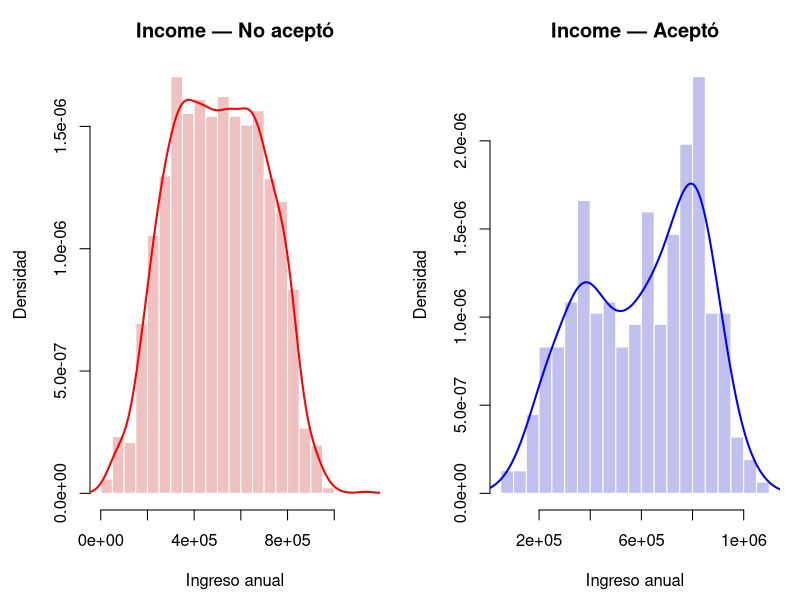
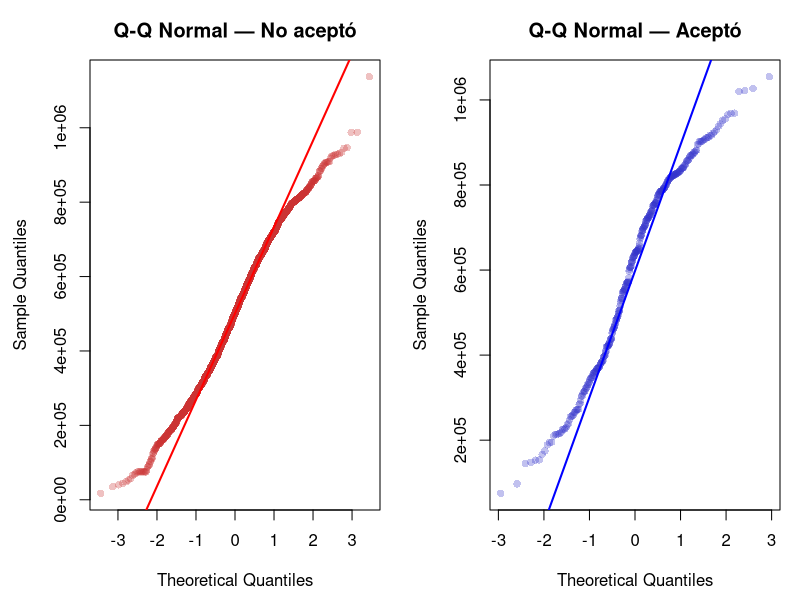
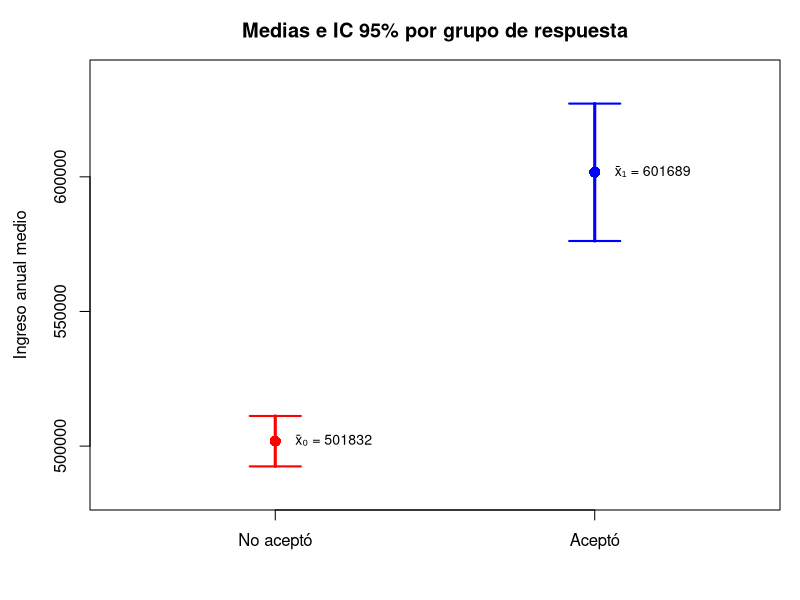
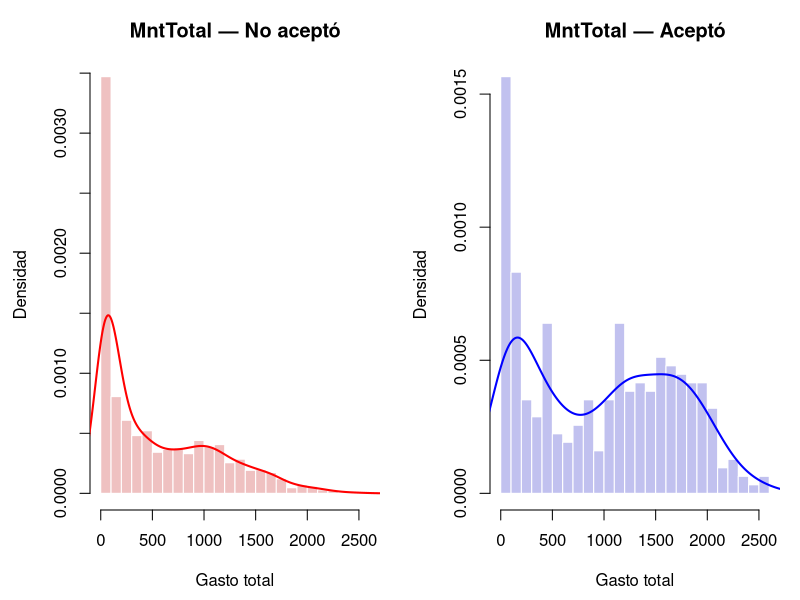
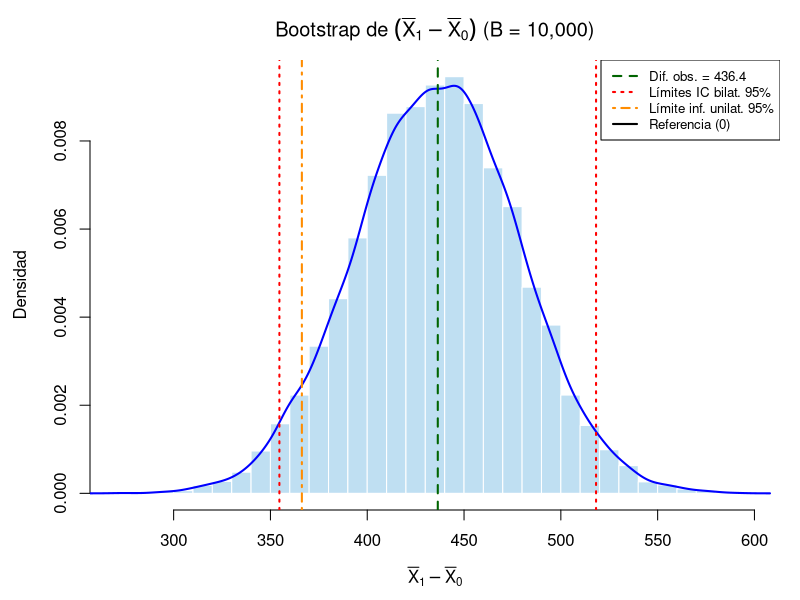
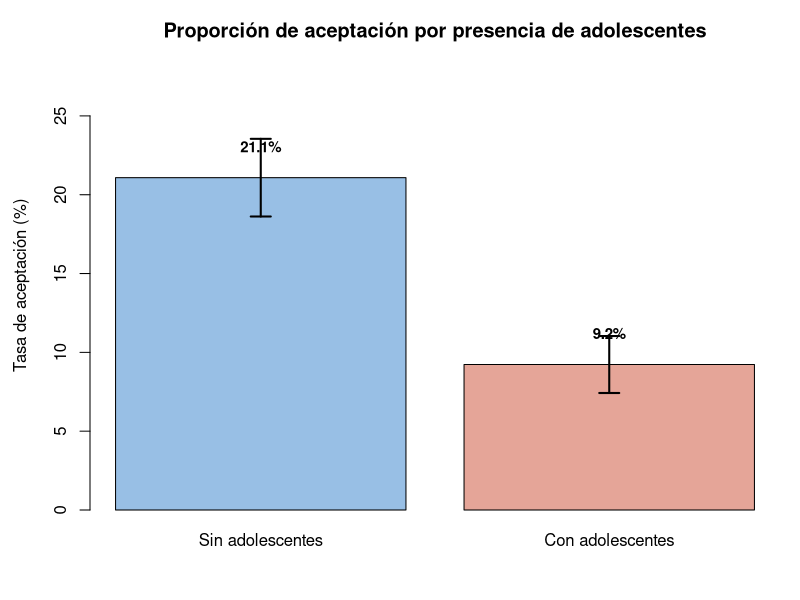

Write R code to recreate these figures, in order.
## ---- chunk 1
# Librerías necesarias para este problema
library(e1071)    # skewness
library(nortest)  # lillie.test
library(knitr)
library(kableExtra)
library(car)      # leveneTest

# ──────────────────────────────────────────────────────────────────────
# Carga del dataset final procesado en la Actividad 1.
# Este archivo corresponde al dataset tras la eliminación de duplicados,
# corrección de inconsistencias e imputación de valores faltantes.
# ──────────────────────────────────────────────────────────────────────
datos <- read.csv("data_final_imputada.csv")

# Separar grupos
grupo_acepto <- datos[datos$Response == 1, ]
grupo_no     <- datos[datos$Response == 0, ]
## ---- chunk 2
resumen_datos <- data.frame(
  Grupo = c("No aceptó (Response = 0)", "Aceptó (Response = 1)", "Total"),
  n = c(nrow(grupo_no), nrow(grupo_acepto), nrow(datos)),
  Porcentaje = c(
    paste0(round(100 * nrow(grupo_no) / nrow(datos), 1), "%"),
    paste0(round(100 * nrow(grupo_acepto) / nrow(datos), 1), "%"),
    "100%"
  )
)

knitr::kable(resumen_datos,
             col.names = c("Grupo", "n", "Porcentaje"),
             caption = "Distribución de la variable Response en el dataset",
             align = "lcc")
## ---- chunk 3
par(mfrow = c(1, 2), mar = c(4.5, 4.5, 3, 1))

hist(grupo_no$Income, breaks = 30, freq = FALSE,
     col = rgb(0.8, 0.2, 0.2, 0.3), border = "white",
     main = "Income — No aceptó",
     xlab = "Ingreso anual", ylab = "Densidad")
lines(density(grupo_no$Income), col = "red", lwd = 2)

hist(grupo_acepto$Income, breaks = 30, freq = FALSE,
     col = rgb(0.2, 0.2, 0.8, 0.3), border = "white",
     main = "Income — Aceptó",
     xlab = "Ingreso anual", ylab = "Densidad")
lines(density(grupo_acepto$Income), col = "blue", lwd = 2)

par(mfrow = c(1, 1))
## ---- chunk 4
par(mfrow = c(1, 2), mar = c(4.5, 4.5, 3, 1))
qqnorm(grupo_no$Income, main = "Q-Q Normal — No aceptó",
       pch = 16, col = rgb(0.8, 0.2, 0.2, 0.3))
qqline(grupo_no$Income, col = "red", lwd = 2)
qqnorm(grupo_acepto$Income, main = "Q-Q Normal — Aceptó",
       pch = 16, col = rgb(0.2, 0.2, 0.8, 0.3))
qqline(grupo_acepto$Income, col = "blue", lwd = 2)
par(mfrow = c(1, 1))
## ---- chunk 5
# Shapiro-Wilk
sw_no  <- shapiro.test(grupo_no$Income)
sw_si  <- shapiro.test(grupo_acepto$Income)

# Lilliefors
lf_no  <- lillie.test(grupo_no$Income)
lf_si  <- lillie.test(grupo_acepto$Income)

tabla_norm <- data.frame(
  Grupo = c("No aceptó", "No aceptó", "Aceptó", "Aceptó"),
  Prueba = c("Shapiro-Wilk", "Lilliefors", "Shapiro-Wilk", "Lilliefors"),
  Estadistico = c(round(sw_no$statistic, 4), round(lf_no$statistic, 4),
                  round(sw_si$statistic, 4), round(lf_si$statistic, 4)),
  p_valor = c(round(sw_no$p.value, 4), round(lf_no$p.value, 4),
              round(sw_si$p.value, 4), round(lf_si$p.value, 4)),
  Decision = c(
    ifelse(sw_no$p.value >= 0.05, "No rechaza $H_0$", "Rechaza $H_0$"),
    ifelse(lf_no$p.value >= 0.05, "No rechaza $H_0$", "Rechaza $H_0$"),
    ifelse(sw_si$p.value >= 0.05, "No rechaza $H_0$", "Rechaza $H_0$"),
    ifelse(lf_si$p.value >= 0.05, "No rechaza $H_0$", "Rechaza $H_0$")
  )
)

knitr::kable(tabla_norm,
             col.names = c("Grupo", "Prueba", "Estadístico", "p-valor",
                           "Decisión ($\\alpha = 0.05$)"),
             caption = "Pruebas de normalidad para Income por grupo",
             align = "ccccc")
## ---- chunk 6
test_var <- var.test(Income ~ Response, data = datos)

# Prueba de Levene (robusta a no-normalidad)
test_levene <- leveneTest(Income ~ factor(Response), data = datos)

tabla_var <- data.frame(
  Prueba = c("F de Fisher", "Levene"),
  Estadistico = c(round(test_var$statistic, 4),
                  round(test_levene$`F value`[1], 4)),
  p_valor = c(round(test_var$p.value, 4),
              round(test_levene$`Pr(>F)`[1], 4)),
  Decision = c(
    ifelse(test_var$p.value < 0.05,
           "Rechaza $H_0$: varianzas desiguales",
           "No rechaza $H_0$: varianzas comparables"),
    ifelse(test_levene$`Pr(>F)`[1] < 0.05,
           "Rechaza $H_0$: varianzas desiguales",
           "No rechaza $H_0$: varianzas comparables")
  )
)

knitr::kable(tabla_var,
             col.names = c("Prueba", "Estadístico", "p-valor",
                           "Decisión ($\\alpha = 0.05$)"),
             caption = "Pruebas de igualdad de varianzas para Income",
             align = "cccc")
## ---- chunk 7
# Se pasa grupo_acepto primero para obtener la diferencia μ₁ - μ₀ (positiva)
t_income <- t.test(grupo_acepto$Income, grupo_no$Income,
                   alternative = "two.sided", conf.level = 0.95)
## ---- chunk 8
desc_income <- data.frame(
  Grupo = c("No aceptó ($\\text{Response}=0$)", "Aceptó ($\\text{Response}=1$)"),
  n = c(nrow(grupo_no), nrow(grupo_acepto)),
  Media = c(round(mean(grupo_no$Income), 2), round(mean(grupo_acepto$Income), 2)),
  DE = c(round(sd(grupo_no$Income), 2), round(sd(grupo_acepto$Income), 2)),
  Mediana = c(round(median(grupo_no$Income), 2), round(median(grupo_acepto$Income), 2))
)

knitr::kable(desc_income,
             col.names = c("Grupo", "$n$", "$\\bar{X}$", "$S$", "Mediana"),
             caption = "Estadísticos descriptivos de Income por grupo",
             align = "ccccc")
## ---- chunk 9
tab_t <- data.frame(
  Estadistico = round(t_income$statistic, 4),
  gl = round(t_income$parameter, 2),
  p_valor = format.pval(t_income$p.value, digits = 4),
  IC_inf = round(t_income$conf.int[1], 2),
  IC_sup = round(t_income$conf.int[2], 2),
  Decision = ifelse(t_income$p.value < 0.05,
                    "Rechaza $H_0$", "No rechaza $H_0$")
)

knitr::kable(tab_t,
             col.names = c("$t$", "gl", "p-valor",
                           "IC 95% inf.", "IC 95% sup.",
                           "Decisión ($\\alpha=0.05$)"),
             caption = "Prueba t de Welch bilateral para $\\mu_1 - \\mu_0$ (Income)",
             align = "cccccc")
## ---- chunk 10
medias_inc <- c(mean(grupo_no$Income), mean(grupo_acepto$Income))
sds_inc    <- c(sd(grupo_no$Income), sd(grupo_acepto$Income))
ns_inc     <- c(nrow(grupo_no), nrow(grupo_acepto))
ses_inc    <- sds_inc / sqrt(ns_inc)

t_crit_inc <- qt(0.975, df = ns_inc - 1)
li_inc <- medias_inc - t_crit_inc * ses_inc
ls_inc <- medias_inc + t_crit_inc * ses_inc

plot(1:2, medias_inc, xlim = c(0.5, 2.5),
     ylim = c(min(li_inc) - 10000, max(ls_inc) + 10000),
     pch = 16, cex = 1.5, col = c("red", "blue"),
     xaxt = "n", xlab = "", ylab = "Ingreso anual medio",
     main = "Medias e IC 95% por grupo de respuesta")
axis(1, at = 1:2, labels = c("No aceptó", "Aceptó"))

# Barras verticales del IC
segments(1, li_inc[1], 1, ls_inc[1], col = "red", lwd = 3)
segments(2, li_inc[2], 2, ls_inc[2], col = "blue", lwd = 3)

# Tapas horizontales
segments(0.92, li_inc[1], 1.08, li_inc[1], col = "red", lwd = 2)
segments(0.92, ls_inc[1], 1.08, ls_inc[1], col = "red", lwd = 2)
segments(1.92, li_inc[2], 2.08, li_inc[2], col = "blue", lwd = 2)
segments(1.92, ls_inc[2], 2.08, ls_inc[2], col = "blue", lwd = 2)

# Etiquetas de medias
text(1, medias_inc[1], pos = 4, offset = 1,
     labels = paste0("x̄₀ = ", round(medias_inc[1], 0)), cex = 0.85)
text(2, medias_inc[2], pos = 4, offset = 1,
     labels = paste0("x̄₁ = ", round(medias_inc[2], 0)), cex = 0.85)
## ---- chunk 11
par(mfrow = c(1, 2), mar = c(4.5, 4.5, 3, 1))

hist(grupo_no$MntTotal, breaks = 30, freq = FALSE,
     col = rgb(0.8, 0.2, 0.2, 0.3), border = "white",
     main = "MntTotal — No aceptó",
     xlab = "Gasto total", ylab = "Densidad")
lines(density(grupo_no$MntTotal), col = "red", lwd = 2)

hist(grupo_acepto$MntTotal, breaks = 30, freq = FALSE,
     col = rgb(0.2, 0.2, 0.8, 0.3), border = "white",
     main = "MntTotal — Aceptó",
     xlab = "Gasto total", ylab = "Densidad")
lines(density(grupo_acepto$MntTotal), col = "blue", lwd = 2)

par(mfrow = c(1, 1))
## ---- chunk 12
# Asimetría
sk_no <- skewness(grupo_no$MntTotal)
sk_si <- skewness(grupo_acepto$MntTotal)

# Shapiro-Wilk
sw_mnt_no <- shapiro.test(grupo_no$MntTotal)
sw_mnt_si <- shapiro.test(grupo_acepto$MntTotal)

# Lilliefors
lf_mnt_no <- lillie.test(grupo_no$MntTotal)
lf_mnt_si <- lillie.test(grupo_acepto$MntTotal)

tabla_norm_mnt <- data.frame(
  Grupo = c("No aceptó", "No aceptó", "No aceptó",
            "Aceptó", "Aceptó", "Aceptó"),
  Prueba = rep(c("Asimetría (skewness)", "Shapiro-Wilk", "Lilliefors"), 2),
  Estadistico = c(round(sk_no, 4), round(sw_mnt_no$statistic, 4),
                  round(lf_mnt_no$statistic, 4),
                  round(sk_si, 4), round(sw_mnt_si$statistic, 4),
                  round(lf_mnt_si$statistic, 4)),
  p_valor = c("—", round(sw_mnt_no$p.value, 4), round(lf_mnt_no$p.value, 4),
              "—", round(sw_mnt_si$p.value, 4), round(lf_mnt_si$p.value, 4)),
  Decision = c(
    ifelse(abs(sk_no) > 1, "Asimetría fuerte", "Asimetría moderada"),
    ifelse(sw_mnt_no$p.value >= 0.05, "No rechaza $H_0$", "Rechaza $H_0$"),
    ifelse(lf_mnt_no$p.value >= 0.05, "No rechaza $H_0$", "Rechaza $H_0$"),
    ifelse(abs(sk_si) > 1, "Asimetría fuerte", "Asimetría moderada"),
    ifelse(sw_mnt_si$p.value >= 0.05, "No rechaza $H_0$", "Rechaza $H_0$"),
    ifelse(lf_mnt_si$p.value >= 0.05, "No rechaza $H_0$", "Rechaza $H_0$")
  )
)

knitr::kable(tabla_norm_mnt,
             col.names = c("Grupo", "Prueba", "Estadístico", "p-valor",
                           "Resultado"),
             caption = "Evaluación de normalidad para MntTotal por grupo",
             align = "ccccc")
## ---- chunk 13
wilcox_mnt <- wilcox.test(grupo_acepto$MntTotal, grupo_no$MntTotal,
                          alternative = "greater", conf.int = TRUE,
                          conf.level = 0.95)
## ---- chunk 14
tab_wilcox <- data.frame(
  Estadistico = format(wilcox_mnt$statistic, big.mark = ","),
  p_valor = format.pval(wilcox_mnt$p.value, digits = 4),
  Decision = ifelse(wilcox_mnt$p.value < 0.05,
                    "Rechaza $H_0$", "No rechaza $H_0$")
)

knitr::kable(tab_wilcox,
             col.names = c("Estadístico $W$", "p-valor",
                           "Decisión ($\\alpha=0.05$)"),
             caption = "Prueba de Mann-Whitney-Wilcoxon unilateral para MntTotal",
             align = "ccc")
## ---- chunk 15
# wilcox.test() devuelve W (suma de rangos), no U (Mann-Whitney).
# Conversión: U = W - n1*(n1+1)/2, con n1 = tamaño del primer grupo.
n1_mw <- nrow(grupo_acepto)
n0_mw <- nrow(grupo_no)
W_val <- wilcox_mnt$statistic
U_val <- W_val - n1_mw * (n1_mw + 1) / 2

r_rb_val <- 2 * U_val / (n1_mw * n0_mw) - 1
magnitud_r <- ifelse(abs(r_rb_val) >= 0.5, "Grande",
              ifelse(abs(r_rb_val) >= 0.3, "Moderado",
              ifelse(abs(r_rb_val) >= 0.1, "Pequeño", "Despreciable")))

tab_efecto <- data.frame(
  W = format(W_val, big.mark = ","),
  U = format(U_val, big.mark = ","),
  r_rb = round(r_rb_val, 4),
  Magnitud = magnitud_r
)

knitr::kable(tab_efecto,
             col.names = c("$W$ (Wilcoxon)", "$U$ (Mann-Whitney)",
                           "$r_{rb}$", "Magnitud"),
             caption = "Tamaño del efecto para la diferencia en MntTotal",
             align = "cccc")
## ---- chunk 16
t_mnt <- t.test(grupo_acepto$MntTotal, grupo_no$MntTotal,
                alternative = "greater", conf.level = 0.95)
## ---- chunk 17
desc_mnt <- data.frame(
  Grupo = c("No aceptó", "Aceptó"),
  n = c(nrow(grupo_no), nrow(grupo_acepto)),
  Media = c(round(mean(grupo_no$MntTotal), 2),
            round(mean(grupo_acepto$MntTotal), 2)),
  DE = c(round(sd(grupo_no$MntTotal), 2),
         round(sd(grupo_acepto$MntTotal), 2)),
  Mediana = c(round(median(grupo_no$MntTotal), 2),
              round(median(grupo_acepto$MntTotal), 2))
)

knitr::kable(desc_mnt,
             col.names = c("Grupo", "$n$", "$\\bar{X}$", "$S$", "Mediana"),
             caption = "Estadísticos descriptivos de MntTotal por grupo",
             align = "ccccc")
## ---- chunk 18
tab_t_mnt <- data.frame(
  Estadistico = round(t_mnt$statistic, 4),
  gl = round(t_mnt$parameter, 2),
  p_valor = format.pval(t_mnt$p.value, digits = 4),
  IC_inf = round(t_mnt$conf.int[1], 2),
  Decision = ifelse(t_mnt$p.value < 0.05,
                    "Rechaza $H_0$", "No rechaza $H_0$")
)

knitr::kable(tab_t_mnt,
             col.names = c("$t$", "gl", "p-valor",
                           "IC 95% lím. inf.",
                           "Decisión ($\\alpha=0.05$)"),
             caption = "Prueba t de Welch unilateral para MntTotal",
             align = "ccccc")
## ---- chunk 19
set.seed(123)
B <- 10000

boot_diff <- replicate(B, {
  b1 <- sample(grupo_acepto$MntTotal, nrow(grupo_acepto), replace = TRUE)
  b0 <- sample(grupo_no$MntTotal, nrow(grupo_no), replace = TRUE)
  mean(b1) - mean(b0)
})

ic_perc_bilat <- quantile(boot_diff, probs = c(0.025, 0.975))
ic_perc_unilat_inf <- quantile(boot_diff, probs = 0.05)
diff_obs <- mean(grupo_acepto$MntTotal) - mean(grupo_no$MntTotal)
## ---- chunk 20
tab_boot <- data.frame(
  Diferencia = round(diff_obs, 2),
  Media_boot = round(mean(boot_diff), 2),
  Sesgo = round(mean(boot_diff) - diff_obs, 4),
  IC_bilat_inf = round(ic_perc_bilat[1], 2),
  IC_bilat_sup = round(ic_perc_bilat[2], 2),
  IC_unilat_inf = round(ic_perc_unilat_inf, 2)
)

knitr::kable(tab_boot,
             col.names = c("$\\bar{X}_1 - \\bar{X}_0$ obs.",
                           "Media bootstrap",
                           "Sesgo",
                           "IC bilat. 95% inf.", "IC bilat. 95% sup.",
                           "IC unilat. 95% inf."),
             caption = "Intervalo Bootstrap percentil (B = 10000) para la diferencia de medias de MntTotal. Se presenta tanto el IC bilateral como el límite inferior unilateral, coherente con $H_1: \\mu_1 > \\mu_0$.",
             align = "cccccc")
## ---- chunk 21
hist(boot_diff, breaks = 40, freq = FALSE,
     col = rgb(0, 0.5, 0.8, 0.25), border = "white",
     main = expression("Bootstrap de " * (bar(X)[1] - bar(X)[0]) * " (B = 10,000)"),
     xlab = expression(bar(X)[1] - bar(X)[0]),
     ylab = "Densidad")
lines(density(boot_diff), col = "blue", lwd = 2)
abline(v = diff_obs, col = "darkgreen", lty = 2, lwd = 2)
abline(v = ic_perc_bilat[1], col = "red", lty = 3, lwd = 2)
abline(v = ic_perc_bilat[2], col = "red", lty = 3, lwd = 2)
abline(v = ic_perc_unilat_inf, col = "darkorange", lty = 4, lwd = 2)
abline(v = 0, col = "black", lty = 1, lwd = 1.5)
legend("topright",
       legend = c(paste0("Dif. obs. = ", round(diff_obs, 1)),
                  "Límites IC bilat. 95%",
                  "Límite inf. unilat. 95%",
                  "Referencia (0)"),
       col = c("darkgreen", "red", "darkorange", "black"),
       lty = c(2, 3, 4, 1), lwd = 2, cex = 0.80)
## ---- chunk 22
comparacion_mnt <- data.frame(
  Metodo = c("Mann-Whitney-Wilcoxon", "t de Welch (asintótico)", "Bootstrap Percentil (unilat.)"),
  p_valor = c(
    format.pval(wilcox_mnt$p.value, digits = 4),
    format.pval(t_mnt$p.value, digits = 4),
    "—"
  ),
  IC_95 = c(
    "—",
    paste0("[", round(t_mnt$conf.int[1], 2), ", $+\\infty$)"),
    paste0("[", round(ic_perc_unilat_inf, 2), ", $+\\infty$)")
  ),
  Decision = c(
    ifelse(wilcox_mnt$p.value < 0.05, "Rechaza $H_0$", "No rechaza $H_0$"),
    ifelse(t_mnt$p.value < 0.05, "Rechaza $H_0$", "No rechaza $H_0$"),
    ifelse(ic_perc_unilat_inf > 0, "Significativo", "No significativo")
  )
)

knitr::kable(comparacion_mnt,
             col.names = c("Método", "p-valor", "IC 95%", "Decisión"),
             caption = "Comparación de métodos para la diferencia de medias de MntTotal",
             align = "cccc")
## ---- chunk 23
datos$Teen_bin <- ifelse(datos$Teenhome == 0, "Sin adolescentes",
                         "Con adolescentes")

tabla_cont <- table(datos$Teen_bin, datos$Response)
colnames(tabla_cont) <- c("No aceptó", "Aceptó")

prop_A <- tabla_cont["Sin adolescentes", "Aceptó"] /
          sum(tabla_cont["Sin adolescentes", ])
prop_B <- tabla_cont["Con adolescentes", "Aceptó"] /
          sum(tabla_cont["Con adolescentes", ])
n_A <- sum(tabla_cont["Sin adolescentes", ])
n_B <- sum(tabla_cont["Con adolescentes", ])
x_A <- tabla_cont["Sin adolescentes", "Aceptó"]
x_B <- tabla_cont["Con adolescentes", "Aceptó"]
## ---- chunk 24
tabla_prop <- data.frame(
  Grupo = c("Sin adolescentes", "Con adolescentes", "Total"),
  No_acepto = c(tabla_cont["Sin adolescentes", "No aceptó"],
                tabla_cont["Con adolescentes", "No aceptó"],
                sum(tabla_cont[, "No aceptó"])),
  Acepto = c(x_A, x_B, x_A + x_B),
  Total = c(n_A, n_B, n_A + n_B),
  Prop = c(paste0(round(prop_A * 100, 2), "%"),
           paste0(round(prop_B * 100, 2), "%"),
           paste0(round(100 * (x_A + x_B) / (n_A + n_B), 2), "%"))
)

knitr::kable(tabla_prop,
             col.names = c("Grupo", "No aceptó", "Aceptó", "Total",
                           "$\\hat{p}$ (aceptación)"),
             caption = "Tabla de contingencia y proporciones de aceptación por presencia de adolescentes",
             align = "ccccc")
## ---- chunk 25
p_comb <- (x_A + x_B) / (n_A + n_B)

tab_sup <- data.frame(
  Condicion = c("$n_A \\times \\hat{p}_0$",
                "$n_A \\times (1 - \\hat{p}_0)$",
                "$n_B \\times \\hat{p}_0$",
                "$n_B \\times (1 - \\hat{p}_0)$"),
  Valor = c(round(n_A * p_comb, 1),
            round(n_A * (1 - p_comb), 1),
            round(n_B * p_comb, 1),
            round(n_B * (1 - p_comb), 1)),
  Cumple = rep("Sí ($\\geq 5$)", 4)
)

knitr::kable(tab_sup,
             col.names = c("Condición", "Valor", "¿Cumple?"),
             caption = "Verificación de conteos esperados para la prueba de proporciones",
             align = "ccc")
## ---- chunk 26
test_prop <- prop.test(c(x_A, x_B), c(n_A, n_B),
                       alternative = "two.sided", conf.level = 0.95,
                       correct = FALSE)
## ---- chunk 27
tab_prop <- data.frame(
  Chi2 = round(test_prop$statistic, 4),
  z = round(sqrt(test_prop$statistic), 4),
  p_valor = format.pval(test_prop$p.value, digits = 4),
  IC_inf = round(test_prop$conf.int[1], 4),
  IC_sup = round(test_prop$conf.int[2], 4),
  Decision = ifelse(test_prop$p.value < 0.05,
                    "Rechaza $H_0$", "No rechaza $H_0$")
)

knitr::kable(tab_prop,
             col.names = c("$\\chi^2$", "$z$", "p-valor",
                           "IC 95% inf.", "IC 95% sup.",
                           "Decisión ($\\alpha=0.05$)"),
             caption = "Prueba de dos proporciones (z-test) para la diferencia $p_A - p_B$",
             align = "cccccc")
## ---- chunk 28
se_diff_prop <- sqrt(prop_A * (1 - prop_A) / n_A +
                     prop_B * (1 - prop_B) / n_B)
z_crit <- qnorm(0.975)
ic_wald <- (prop_A - prop_B) + c(-1, 1) * z_crit * se_diff_prop

tab_ic_p <- data.frame(
  Metodo = c("Wilson (prop.test)", "Wald"),
  Dif = c(round(prop_A - prop_B, 4), round(prop_A - prop_B, 4)),
  IC_inf = c(round(test_prop$conf.int[1], 4), round(ic_wald[1], 4)),
  IC_sup = c(round(test_prop$conf.int[2], 4), round(ic_wald[2], 4)),
  Contiene_cero = c(
    ifelse(test_prop$conf.int[1] > 0 | test_prop$conf.int[2] < 0, "No", "Sí"),
    ifelse(ic_wald[1] > 0 | ic_wald[2] < 0, "No", "Sí")
  )
)

knitr::kable(tab_ic_p,
             col.names = c("Método", "$\\hat{p}_A - \\hat{p}_B$",
                           "IC 95% inf.", "IC 95% sup.",
                           "¿Contiene 0?"),
             caption = "Intervalos de confianza al 95% para la diferencia de proporciones",
             align = "ccccc")
## ---- chunk 29
chi_test <- chisq.test(tabla_cont, correct = FALSE)

V_cramer <- sqrt(chi_test$statistic /
                (sum(tabla_cont) * (min(nrow(tabla_cont), ncol(tabla_cont)) - 1)))

magnitud_V <- ifelse(V_cramer >= 0.5, "Grande",
              ifelse(V_cramer >= 0.3, "Moderado",
              ifelse(V_cramer >= 0.1, "Pequeño", "Despreciable")))

tab_chi <- data.frame(
  Chi2 = round(chi_test$statistic, 4),
  gl = chi_test$parameter,
  p_valor = format.pval(chi_test$p.value, digits = 4),
  V = round(V_cramer, 4),
  Magnitud = magnitud_V
)

knitr::kable(tab_chi,
             col.names = c("$\\chi^2$", "gl", "p-valor",
                           "$V$ de Cramér", "Magnitud"),
             caption = "Prueba Chi-cuadrado de independencia y V de Cramér",
             align = "ccccc")
## ---- chunk 30
props_plot <- c(prop_A, prop_B)
se_props <- c(sqrt(prop_A * (1 - prop_A) / n_A),
              sqrt(prop_B * (1 - prop_B) / n_B))
li_props <- props_plot - 1.96 * se_props
ls_props <- props_plot + 1.96 * se_props

barplot_pos <- barplot(props_plot * 100,
        names.arg = c("Sin adolescentes", "Con adolescentes"),
        col = c(rgb(0.2, 0.5, 0.8, 0.5), rgb(0.8, 0.3, 0.2, 0.5)),
        ylim = c(0, max(ls_props * 100) + 5),
        ylab = "Tasa de aceptación (%)",
        main = "Proporción de aceptación por presencia de adolescentes")

arrows(barplot_pos, li_props * 100, barplot_pos, ls_props * 100,
       angle = 90, code = 3, length = 0.1, lwd = 2)

text(barplot_pos, props_plot * 100 + 2,
     paste0(round(props_plot * 100, 1), "%"), cex = 0.9, font = 2)
## ---- chunk 31
resumen <- data.frame(
  Pregunta = c(
    "1. Diferencia de ingreso medio",
    "2. Gasto total mayor en grupo Aceptó",
    "3. Diferencia de proporción de aceptación"
  ),
  Prueba = c(
    "t de Welch (bilateral)",
    "Mann-Whitney + t Welch + Bootstrap (unilateral)",
    "z-test de dos proporciones"
  ),
  Supuestos = c(
    "TLC + Shapiro-Wilk + prueba F + Levene",
    "Independencia + dominancia estocástica (MW) + TLC (t Welch)",
    "Conteos esperados $\\geq 5$"
  ),
  Decision = c(
    ifelse(t_income$p.value < 0.05,
           "Rechaza $H_0$", "No rechaza $H_0$"),
    ifelse(wilcox_mnt$p.value < 0.05,
           "Rechaza $H_0$", "No rechaza $H_0$"),
    ifelse(test_prop$p.value < 0.05,
           "Rechaza $H_0$", "No rechaza $H_0$")
  )
)

knitr::kable(resumen,
             col.names = c("Pregunta", "Prueba utilizada",
                           "Supuestos verificados",
                           "Decisión ($\\alpha = 0.05$)"),
             caption = "Resumen de las tres pruebas de hipótesis",
             align = "llll")
